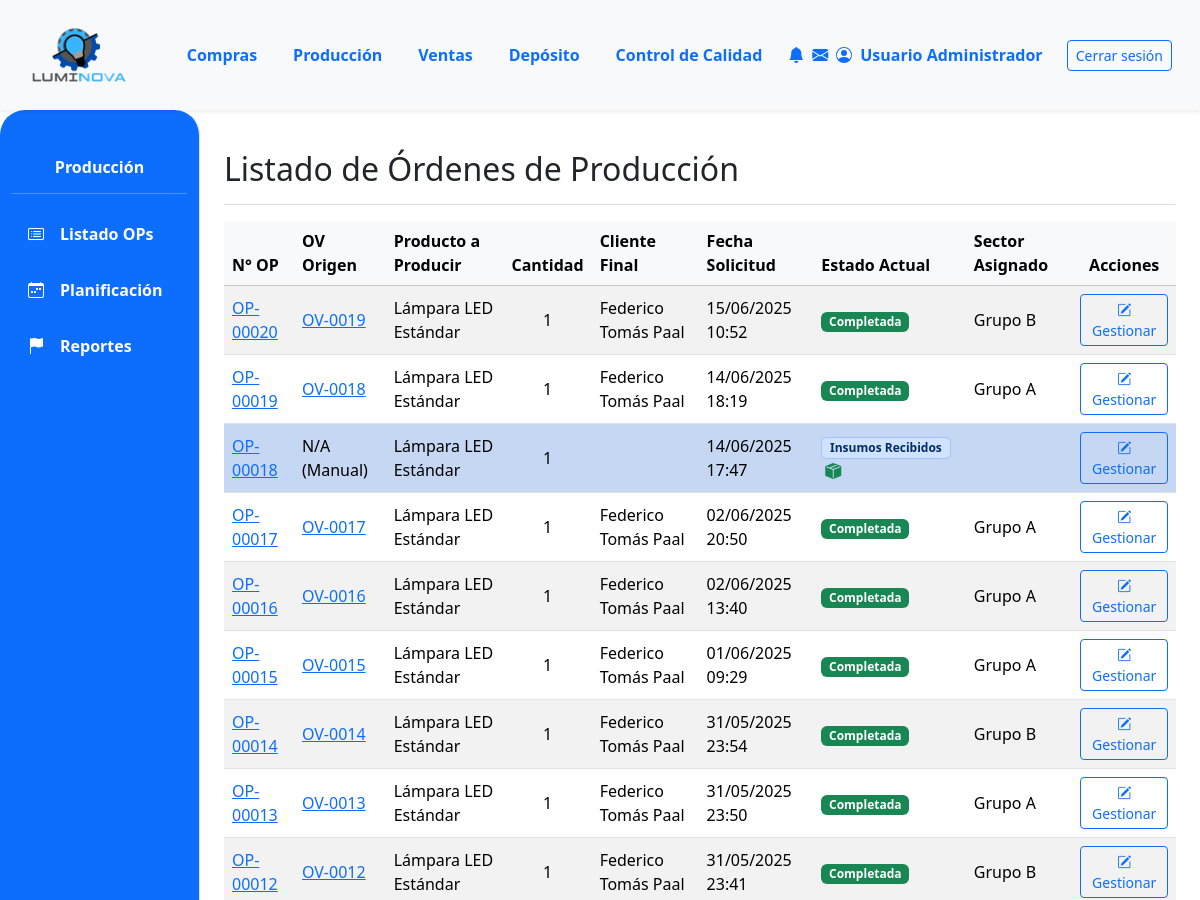
Before: /produccion/ (signed in, upper part) with the older database file.
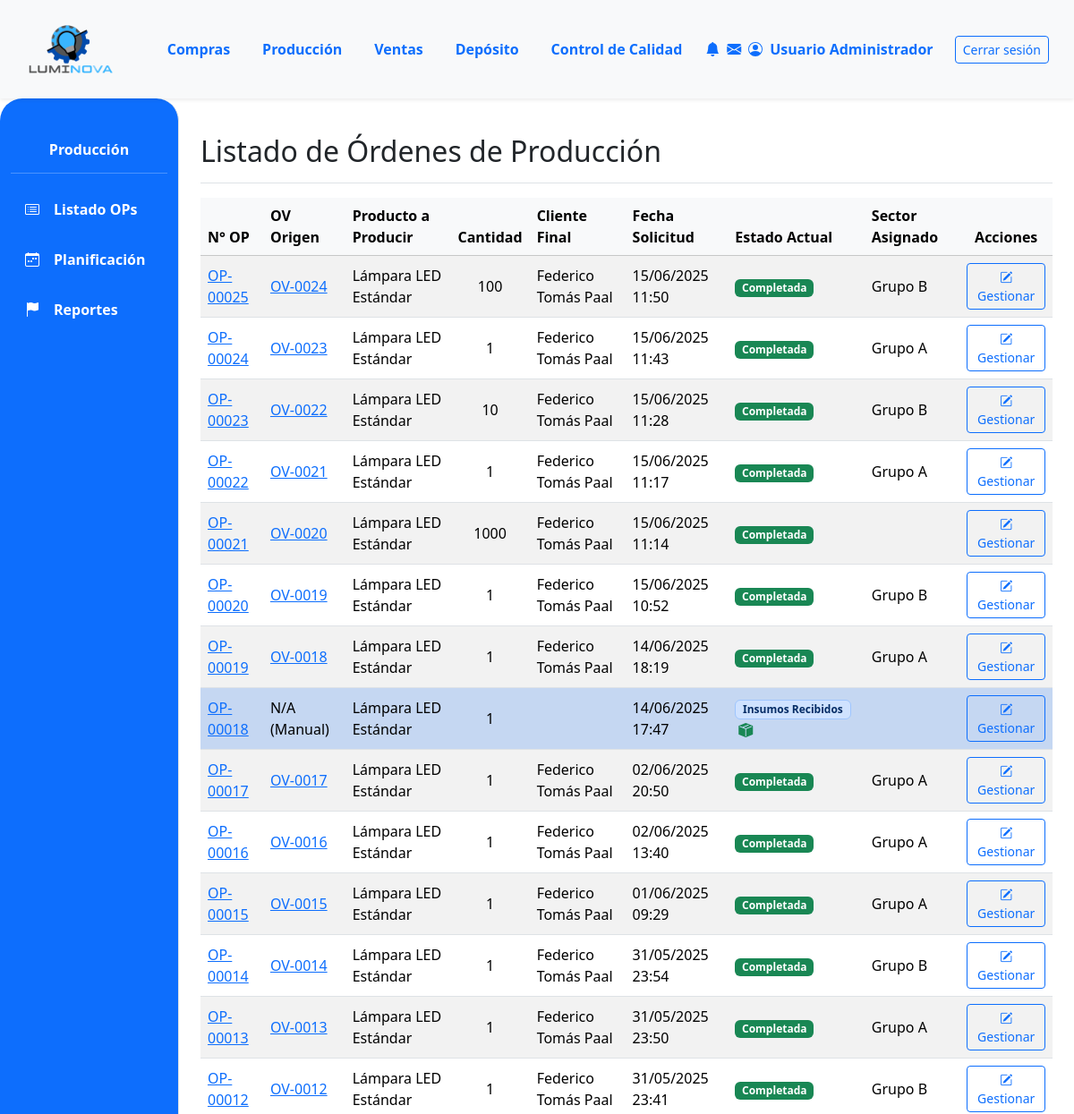
After: the same page with the newer database file.
### App_LUMINOVA/models.py (models this page shows, shortened)
class OrdenProduccion(models.Model):
    numero_op = models.CharField(
        max_length=20, unique=True, verbose_name="N° Orden de Producción"
    )  # Cambiado de numero_orden
    orden_venta_origen = models.ForeignKey(
        OrdenVenta,
        on_delete=models.SET_NULL,
        null=True,
        blank=True,
        related_name="ops_generadas",
    )
    producto_a_producir = models.ForeignKey(
        ProductoTerminado, on_delete=models.PROTECT, related_name="ordenes_produccion"
    )  # Cambiado related_name
    cantidad_a_producir = models.PositiveIntegerField()  # Cambiado de cantidad_prod
    estado_op = models.ForeignKey(
        EstadoOrden,
        on_delete=models.SET_NULL,
        null=True,
        blank=True,
        related_name="ops_estado",
    )
    estado_op = models.ForeignKey(
        EstadoOrden,
        on_delete=models.SET_NULL,
        null=True,
        blank=True,
        related_name="ops_estado",
    )  # Cambiado related_name
    fecha_solicitud = models.DateTimeField(default=timezone.now)  # Añadido
    fecha_inicio_real = models.DateTimeField(null=True, blank=True)
    fecha_inicio_planificada = models.DateField(
        null=True, blank=True
    )  # Cambiado de fecha_inicio
    fecha_fin_real = models.DateTimeField(null=True, blank=True)
    fecha_fin_planificada = models.DateField(null=True, blank=True)  # Añadido
    sector_asignado_op = models.ForeignKey(
        SectorAsignado,
        on_delete=models.SET_NULL,
        null=True,
        blank=True,
        related_name="ops_sector",
    )  # Cambiado related_name
    notas = models.TextField(null=True, blank=True, verbose_name="Notas")  # Añadido
    def get_estado_op_display(self):  # Nombre del método que estás intentando llamar
        if self.estado_op:
            return self.estado_op.nombre
        return "Sin Estado Asignado"

class OrdenVenta(models.Model):  # NUEVO: Específico para Ventas
    ESTADO_CHOICES = [
        ("PENDIENTE", "Pendiente Confirmación"),
        ("CONFIRMADA", "Confirmada (Esperando Producción)"),
        ("INSUMOS_SOLICITADOS", "Insumos Solicitados"),
        ("PRODUCCION_INICIADA", "Producción Iniciada"),
        ("PRODUCCION_CON_PROBLEMAS", "Producción con Problemas"),
        ("LISTA_ENTREGA", "Lista para Entrega"),
        ("COMPLETADA", "Completada/Entregada"),
        ("CANCELADA", "Cancelada"),
    ]
    numero_ov = models.CharField(
        max_length=20, unique=True, verbose_name="N° Orden de Venta"
    )
    cliente = models.ForeignKey(
        Cliente, on_delete=models.PROTECT, related_name="ordenes_venta"
    )
    fecha_creacion = models.DateTimeField(default=timezone.now)
    estado = models.CharField(
        max_length=50, choices=ESTADO_CHOICES, default="PENDIENTE"
    )
    total_ov = models.DecimalField(
        max_digits=12, decimal_places=2, default=0.00, verbose_name="Total OV"
    )
    notas = models.TextField(blank=True, null=True)

class ProductoTerminado(models.Model):
    descripcion = models.CharField(max_length=255)  # Aumentado max_length
    categoria = models.ForeignKey(
        CategoriaProductoTerminado,
        on_delete=models.PROTECT,
        related_name="productos_terminados",
    )
    precio_unitario = models.DecimalField(max_digits=10, decimal_places=2, default=0.00)
    stock = models.IntegerField(default=0)
    modelo = models.CharField(max_length=50, blank=True, null=True)
    potencia = models.IntegerField(blank=True, null=True)
    acabado = models.CharField(max_length=50, blank=True, null=True)
    color_luz = models.CharField(max_length=50, blank=True, null=True)
    material = models.CharField(max_length=50, blank=True, null=True)
    imagen = models.ImageField(null=True, blank=True, upload_to="productos_terminados/")

class Cliente(models.Model):
    nombre = models.CharField(max_length=150, unique=True)  # Aumentado max_length
    direccion = models.TextField(blank=True)
    telefono = models.CharField(max_length=25, blank=True)  # Aumentado max_length
    email = models.EmailField(unique=True, null=True, blank=True)

class EstadoOrden(
    models.Model
):  # Renombrar a EstadoOrdenProduccion o similar si es solo para OP
    nombre = models.CharField(
        max_length=50, unique=True
    )  # Ej: Pendiente, En Proceso, Terminado

class SectorAsignado(
    models.Model
):  # También, si es para OP, `SectorProduccion` sería más claro.
    nombre = models.CharField(
        max_length=50, unique=True
    )  # Ej: Grupo A, Taller Principal

### App_LUMINOVA/views.py (the view)
# urls.py: path('produccion/', produccion_lista_op_view, name='produccion_principal'), # La lista de OPs es la vista principal
@login_required
def produccion_lista_op_view(request):
    ordenes_prod = OrdenProduccion.objects.select_related(
        'producto_a_producir__categoria',
        'orden_venta_origen__cliente', # Para obtener el cliente
        'estado_op', # Nombre del campo en tu modelo OP
        'sector_asignado_op'  # Nombre del campo en tu modelo OP
    ).order_by('-fecha_solicitud')
    context = {
        'ordenes_produccion_list': ordenes_prod,
        'titulo_seccion': 'Listado de Órdenes de Producción',
        'form_update_op': OrdenProduccionUpdateForm(), # Para el modal de edición
    }
    return render(request, 'produccion/produccion_lista_op.html', context)

### App_LUMINOVA/templates/produccion/produccion_lista_op.html (shortened to what this page needs)
{% extends 'padre.html' %}
{% load static %}
{% load django_bootstrap5 %}
{% block sidebar_content %}
    {% include 'produccion/produccion_sidebar.html' %}
{% endblock %}
{% block content %}
<div class="d-flex justify-content-between flex-wrap flex-md-nowrap align-items-center pt-3 pb-2 mb-3 border-bottom">
    <h1 class="h2">{{ titulo_seccion }}</h1>
</div>
<div class="table-responsive mt-3">
    <table class="table table-striped table-hover align-middle">
        <thead class="table-light ">
            <tr>
                <th class="color-thead">N° OP</th>
                <th class="color-thead">OV Origen</th>
                <th class="color-thead">Producto a Producir</th>
                <th class="color-thead text-center">Cantidad</th>
                <th class="color-thead">Cliente Final</th>
                <th class="color-thead">Fecha Solicitud</th>
                <th class="color-thead">Estado Actual</th>
                <th class="color-thead">Sector Asignado</th>
                <th class="color-thead text-center">Acciones</th>
            </tr>
        </thead>
        <tbody>
            {% for op in ordenes_produccion_list %}
            <tr id="op-{{ op.id }}"
                class="{% if op.estado_op and op.estado_op.nombre|lower == 'insumos recibidos' %}table-info-light{% endif %}">
                <td><a href="{% url 'App_LUMINOVA:produccion_detalle_op' op.id %}">{{ op.numero_op }}</a></td>
                <td>
                    {% if op.orden_venta_origen %}
                        <a href="{% url 'App_LUMINOVA:ventas_detalle_ov' op.orden_venta_origen.id %}">{{ op.orden_venta_origen.numero_ov }}</a>
                    {% else %}
                        N/A (Manual)
                    {% endif %}
                </td>
                <td>{{ op.producto_a_producir.descripcion|truncatechars:30|default:"PRODUCTO NO ASIGNADO" }}</td>
                <td class="text-center">{{ op.cantidad_a_producir }}</td>
                <td>{{ op.orden_venta_origen.cliente.nombre|default_if_none:"N/A" }}</td>
                <td>{{ op.fecha_solicitud|date:"d/m/Y H:i" }}</td>
                <td>
                    <span class="badge
                        {% if op.estado_op.nombre.lower == 'pendiente' %}bg-warning text-dark
                        {% elif op.estado_op.nombre.lower == 'insumos solicitados' %}bg-info text-dark
                        {% elif op.estado_op.nombre.lower == 'insumos recibidos' %}bg-primary-subtle text-primary-emphasis border border-primary-subtle
                        {% elif op.estado_op.nombre.lower == 'producción iniciada' %}bg-primary
                        {% elif op.estado_op.nombre.lower == 'en proceso' %}bg-primary
                        {% elif op.estado_op.nombre.lower == 'pausada' %}bg-secondary
                        {% elif op.estado_op.nombre.lower == 'completada' %}bg-success
                        {% elif op.estado_op.nombre.lower == 'cancelada' %}bg-danger
                        {% else %}bg-light text-dark{% endif %}">
                        {{ op.get_estado_op_display }}
                    </span>
                    {% if op.estado_op and op.estado_op.nombre.lower == 'insumos recibidos' %}
                        <i class="bi bi-box-seam-fill text-success ms-1" title="Insumos Recibidos de Depósito. Lista para iniciar producción."></i>
                    {% endif %}
                </td>
                <td>{{ op.sector_asignado_op.nombre|default_if_none:"No asignado" }}</td>
                <td class="text-center">
                    <a href="{% url 'App_LUMINOVA:produccion_detalle_op' op.id %}" class="btn btn-sm btn-outline-primary" title="Ver/Gestionar OP {{ op.numero_op }}">
                        <i class="bi bi-pencil-square"></i> <span class="d-none d-lg-inline">Gestionar</span>
                    </a>
                </td>
            </tr>
            {% empty %}
            <tr>
                <td colspan="9" class="text-center fst-italic text-muted">No hay órdenes de producción registradas.</td>
            </tr>
            {% endfor %}
        </tbody>
    </table>
</div>
{% endblock %}

Changed rows visible on the page:
added OrdenProduccion: numero_op "OP-00025", orden_venta_origen.numero_ov "OV-0024", producto_a_producir.descripcion "Lámpara LED Estándar", cantidad_a_producir "100", orden_venta_origen.cliente.nombre "Federico Tomás Paal", fecha_solicitud "15/06/2025 11:50", estado_op "Completada", sector_asignado_op.nombre "Grupo B"
added OrdenProduccion: numero_op "OP-00024", orden_venta_origen.numero_ov "OV-0023", producto_a_producir.descripcion "Lámpara LED Estándar", cantidad_a_producir "1", orden_venta_origen.cliente.nombre "Federico Tomás Paal", fecha_solicitud "15/06/2025 11:43", estado_op "Completada", sector_asignado_op.nombre "Grupo A"
added OrdenProduccion: numero_op "OP-00023", orden_venta_origen.numero_ov "OV-0022", producto_a_producir.descripcion "Lámpara LED Estándar", cantidad_a_producir "10", orden_venta_origen.cliente.nombre "Federico Tomás Paal", fecha_solicitud "15/06/2025 11:28", estado_op "Completada", sector_asignado_op.nombre "Grupo B"
added OrdenProduccion: numero_op "OP-00022", orden_venta_origen.numero_ov "OV-0021", producto_a_producir.descripcion "Lámpara LED Estándar", cantidad_a_producir "1", orden_venta_origen.cliente.nombre "Federico Tomás Paal", fecha_solicitud "15/06/2025 11:17", estado_op "Completada", sector_asignado_op.nombre "Grupo A"
added OrdenProduccion: numero_op "OP-00021", orden_venta_origen.numero_ov "OV-0020", producto_a_producir.descripcion "Lámpara LED Estándar", cantidad_a_producir "1000", orden_venta_origen.cliente.nombre "Federico Tomás Paal", fecha_solicitud "15/06/2025 11:14", estado_op "Completada"
